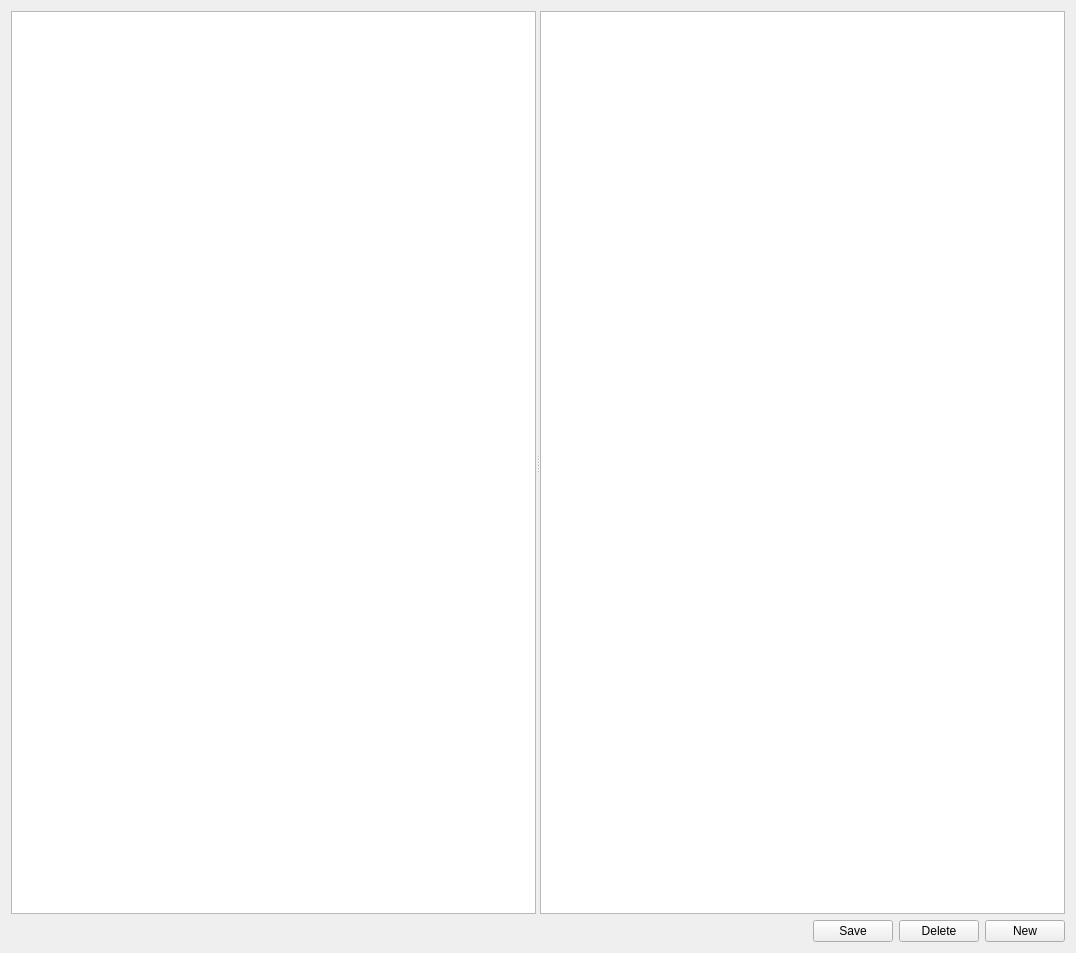
<?xml version="1.0" encoding="UTF-8"?>
<ui version="4.0">
 <class>UsersAdminWidget</class>
 <widget class="QWidget" name="UsersAdminWidget">
  <property name="geometry">
   <rect>
    <x>0</x>
    <y>0</y>
    <width>1076</width>
    <height>953</height>
   </rect>
  </property>
  <property name="windowTitle">
   <string>Form</string>
  </property>
  <layout class="QGridLayout" name="gridLayout">
   <item row="0" column="0">
    <widget class="QSplitter" name="splitter">
     <property name="orientation">
      <enum>Qt::Orientation::Horizontal</enum>
     </property>
     <widget class="QTableView" name="userTable"/>
     <widget class="QTableView" name="editTable"/>
    </widget>
   </item>
   <item row="1" column="0">
    <layout class="QHBoxLayout" name="horizontalLayout">
     <item>
      <spacer name="horizontalSpacer">
       <property name="orientation">
        <enum>Qt::Orientation::Horizontal</enum>
       </property>
       <property name="sizeHint" stdset="0">
        <size>
         <width>40</width>
         <height>20</height>
        </size>
       </property>
      </spacer>
     </item>
     <item>
      <widget class="QPushButton" name="saveButton">
       <property name="text">
        <string>Save</string>
       </property>
      </widget>
     </item>
     <item>
      <widget class="QPushButton" name="deleteButton">
       <property name="text">
        <string>Delete</string>
       </property>
      </widget>
     </item>
     <item>
      <widget class="QPushButton" name="newButton">
       <property name="text">
        <string>New</string>
       </property>
      </widget>
     </item>
    </layout>
   </item>
  </layout>
 </widget>
 <resources/>
 <connections/>
</ui>
